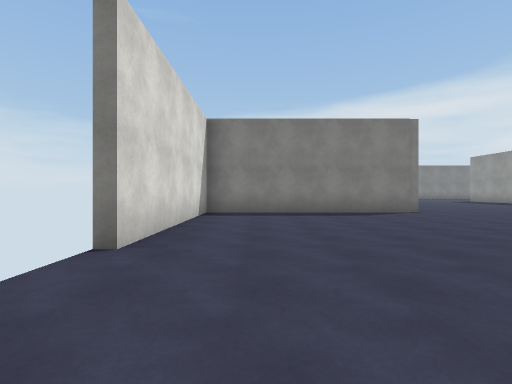
View 1 (above)

20 first-person views from a walk through a Unity game level. The camera is 1.3 m above the floor, looks level and sees 85° across. Doors are open. The floor is counted in squares, 2.4 m on a side. Each view is taken from the middle of a square. On the plan, view 1 faces up. The plan holds only what a view shows up to about 9 squares ahead; the rest is blank. The place goes on beyond the plan. The player character is not drawn. Surface patterns are stand-ins for the level's own textures.

View 2
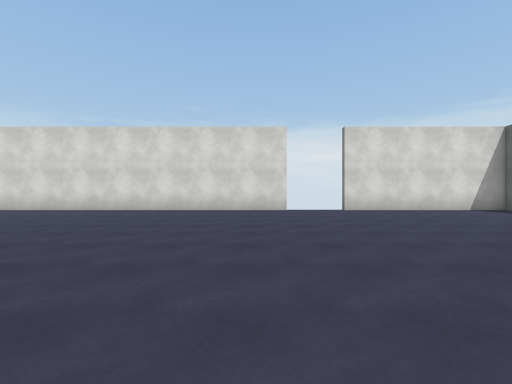

View 3
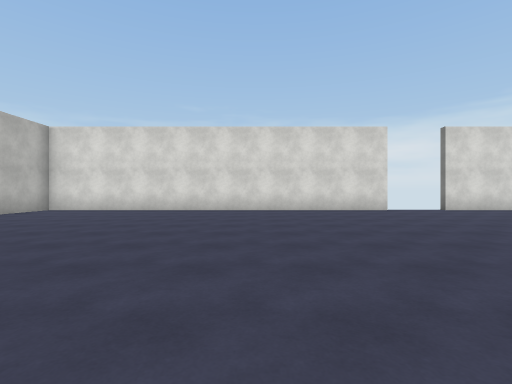

View 4
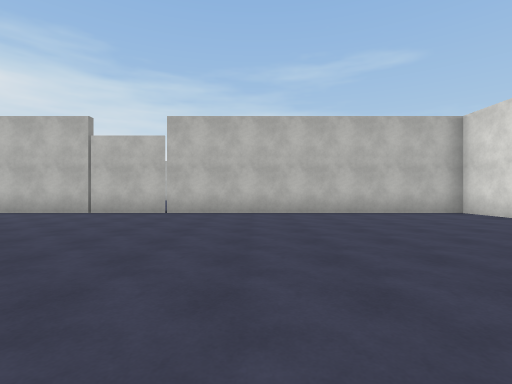

View 5
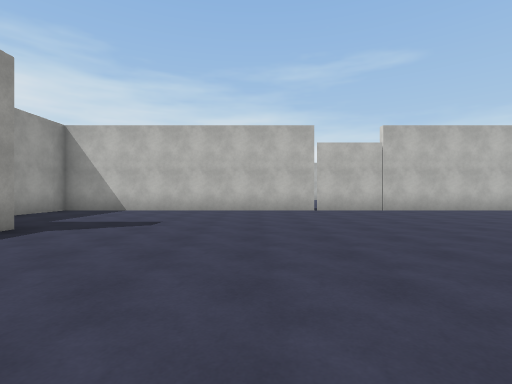

View 6
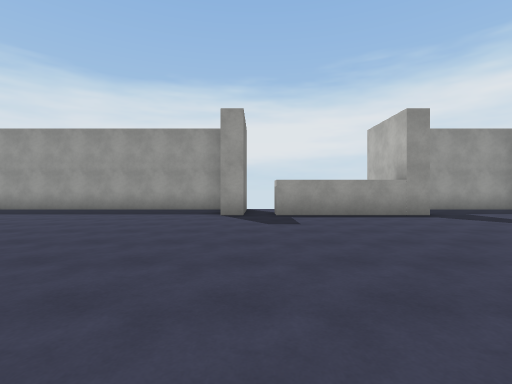

View 7
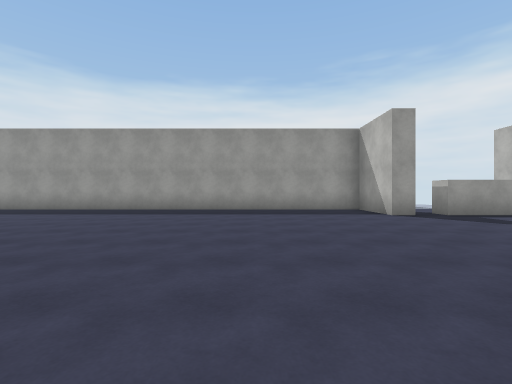

View 8
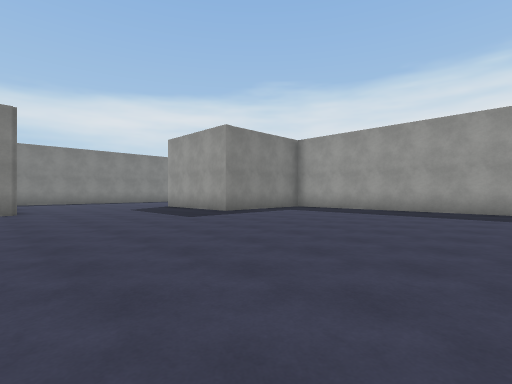

View 9
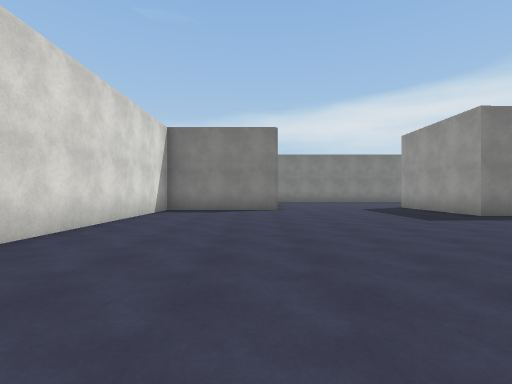

View 10
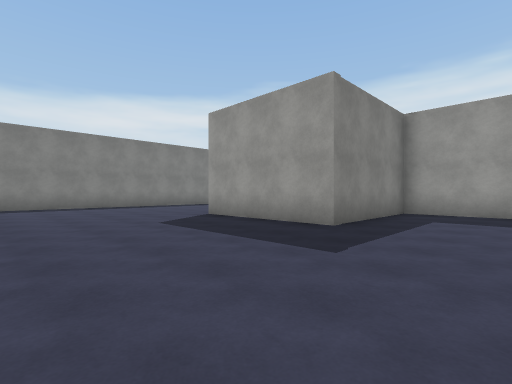

View 11
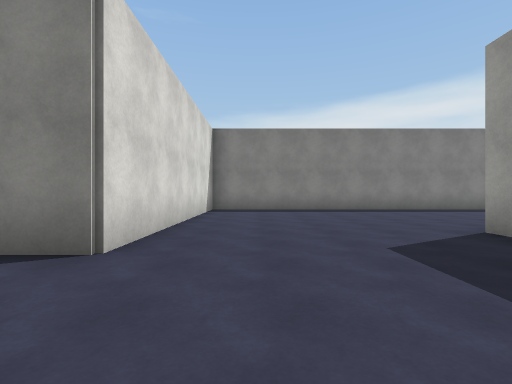

View 12
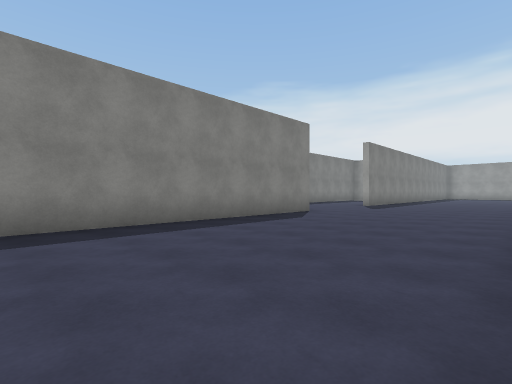

View 13
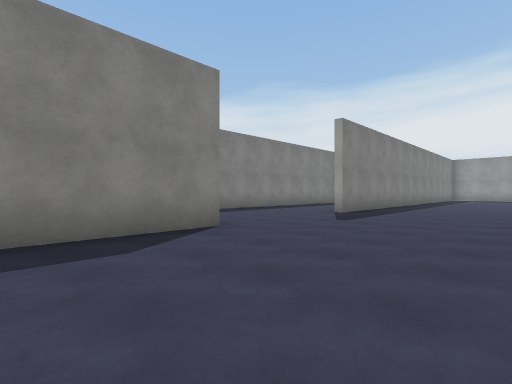

View 14
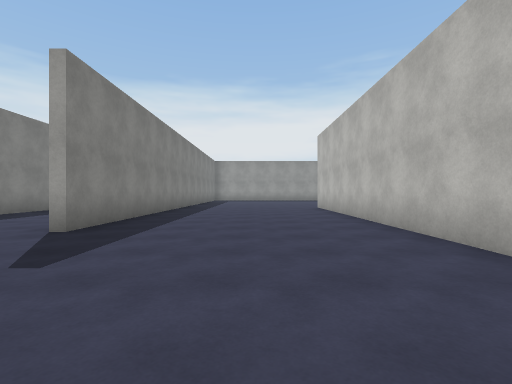

View 15
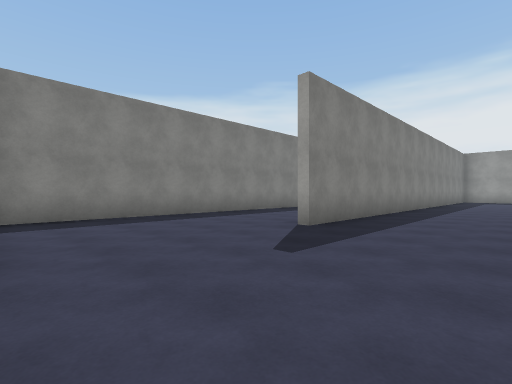

View 16
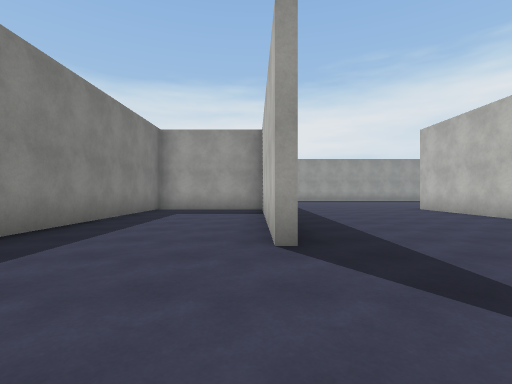

View 17
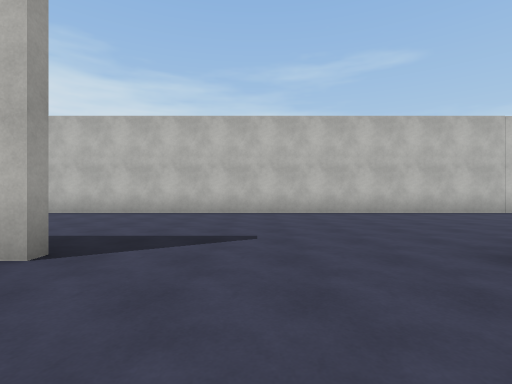

View 18
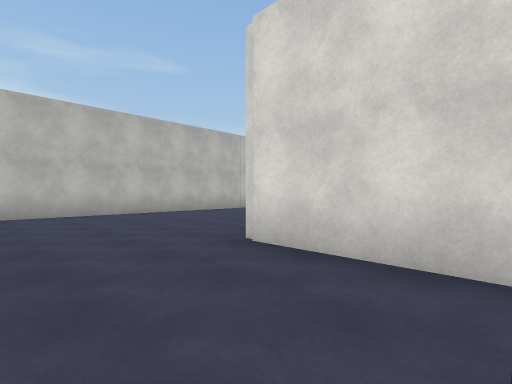

View 19
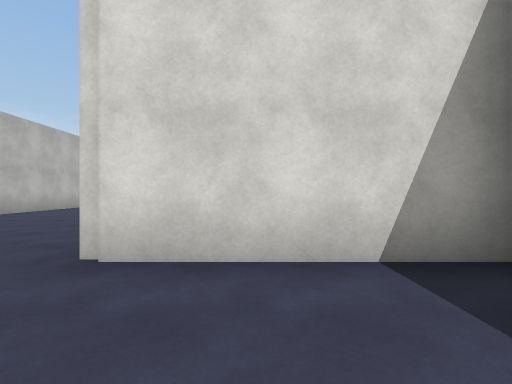

View 20
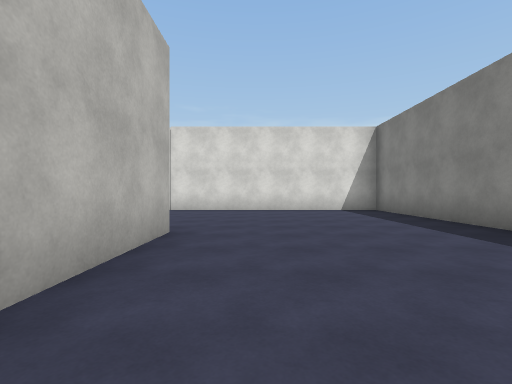

### Floor plan
Points are (right, up) in squares from view 1. A wall is a line through its corners. A room is listed if a view was taken in it or the views show most of it. See-through windows are left out.
Room 1 (views 1, 2, 3, 4, 5, 6, 7, 8, 9, 10, 11, 12, 13, 14, 15, 16, 17, 18, 19, 20)
walls: (4.4, 7.4) (-1.3, 7.4) (-1.3, 2.6); (13.5, -0.7) (13.5, -0.2) (15.6, -0.2) (15.6, 12.3) (12.1, 12.3) (12.1, 15.8) (29.9, 15.8); (13.5, -5.1) (13.5, -1.5) (14.1, -1.5); (-1.3, 1) (-1.3, -9.2) (15.6, -9.2) (15.6, -6.2); (23.8, 20.8) (29.7, 20.8) (29.7, 24) (20.2, 24); (19.8, 24) (19.8, 20.6) (7.7, 20.6) (7.7, 14.4) (4.3, 14.4) (4.3, 8.9); (30.1, 20.6) (23.8, 20.6)
ways out: open door at (-1, 2)

Where each view was taken, in squares from view 1:
view 1: 0 up, 0 right, facing up
view 2: 0 up, 7 right, facing left
view 3: 3 down, 7 right, facing left
view 4: 2 down, 4 right, facing down
view 5: 1 down, 10 right, facing down
view 6: 1 down, 7 right, facing right
view 7: 3 up, 7 right, facing right
view 8: 6 up, 7 right, facing up-right
view 9: 6 up, 7 right, facing up
view 10: 10 up, 8 right, facing up-right
view 11: 12 up, 9 right, facing up
view 12: 16 up, 13 right, facing up-right
view 13: 17 up, 17 right, facing up-right
view 14: 18 up, 20 right, facing right
view 15: 18 up, 20 right, facing up-right
view 16: 21 up, 21 right, facing right
view 17: 23 up, 22 right, facing down
view 18: 23 up, 22 right, facing down-left
view 19: 22 up, 22 right, facing left
view 20: 17 up, 16 right, facing left
